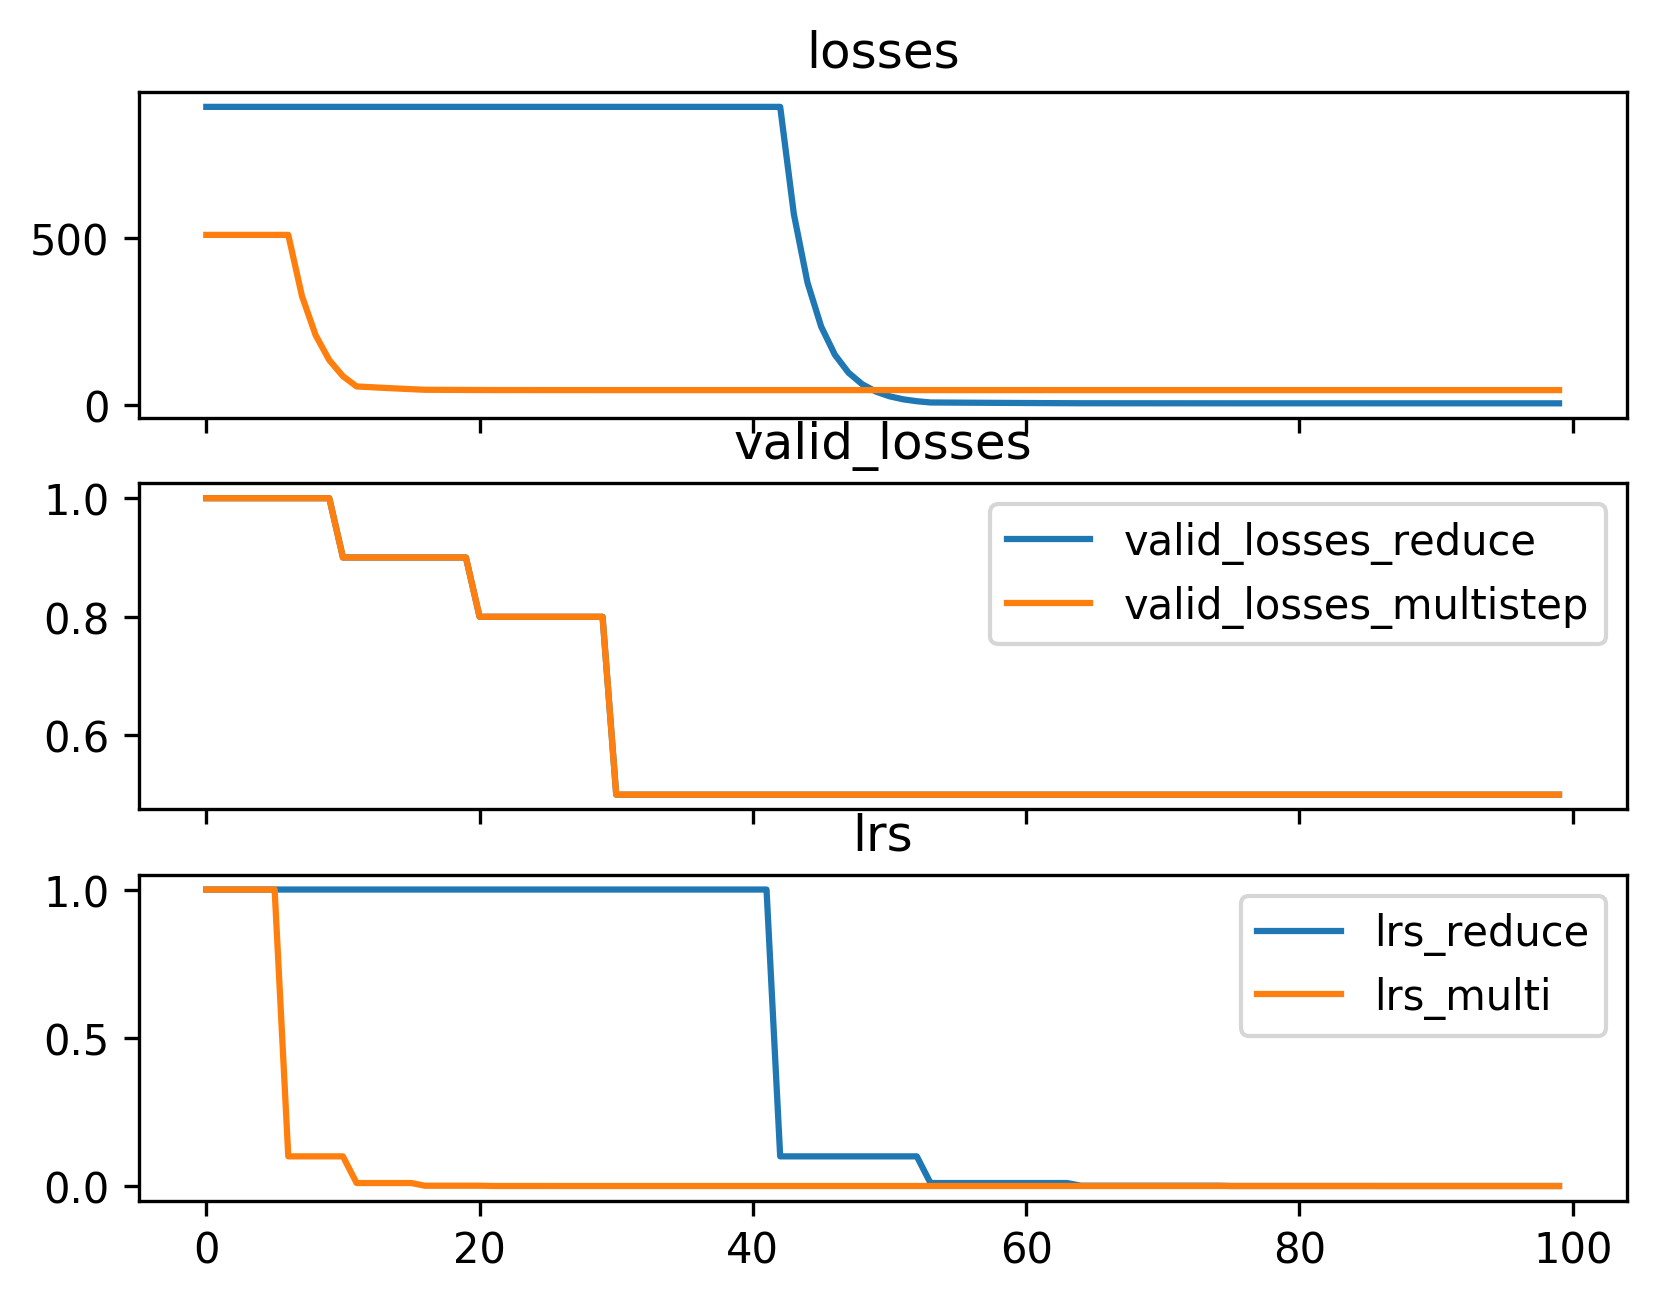

This figure's Python source:
import torch
from torch import optim
import matplotlib.pyplot as plt


def get_multistep():
    x = torch.Tensor(1).uniform_() * 100.
    x.requires_grad = True

    optimizer = optim.SGD([x], lr=1.0)
    milestones = list(range(5, 100, 5))
    scheduler = optim.lr_scheduler.MultiStepLR(optimizer, milestones)
    return x, optimizer, scheduler


def get_reduce():
    x = torch.Tensor(1).uniform_() * 100.
    x.requires_grad = True

    optimizer = optim.SGD([x], lr=1.0)
    scheduler = optim.lr_scheduler.ReduceLROnPlateau(optimizer)
    return x, optimizer, scheduler


def test(func):
    n_epochs = 100
    x, opt, sched = func()

    lrs = []
    losses = []
    valid_losses = []
    for epoch in range(n_epochs):
        opt.zero_grad()
        loss = x ** 2
        loss.backward()
        opt.step()
        if epoch < 10:
            fake_valid_loss = 1.
        elif epoch < 20:
            fake_valid_loss = 0.9
        elif epoch < 30:
            fake_valid_loss = 0.8
        else:
            fake_valid_loss = 0.5
        losses.append(loss)
        valid_losses.append(fake_valid_loss)

        lr = float('Inf')
        for gi, param_group in enumerate(opt.param_groups):
            if 'lr' in param_group:
                lr = param_group['lr']

        lrs.append(lr)

        # step on the validation loss only
        if isinstance(sched, optim.lr_scheduler.ReduceLROnPlateau):
            sched.step(fake_valid_loss, epoch=epoch)
        else:
            sched.step(epoch=epoch)

    return lrs, losses, valid_losses


def main():
    fig, axes = plt.subplots(nrows=3, sharex=True)

    lrs_reduce, losses_reduce, valid_losses_reduce = test(get_reduce)
    lrs_multi, losses_multi, valid_losses_multi = test(get_multistep)

    ax = axes[0]
    ax.set_title('losses')
    ax.plot(losses_reduce, label='losses_reduce')
    ax.plot(losses_multi, label='losses_multistep')

    ax = axes[1]
    ax.set_title('valid_losses')
    ax.plot(valid_losses_reduce, label='valid_losses_reduce')
    ax.plot(valid_losses_multi, label='valid_losses_multistep')
    ax.legend()

    ax = axes[2]
    ax.set_title('lrs')
    ax.plot(lrs_reduce, label='lrs_reduce')
    ax.plot(lrs_multi, label='lrs_multi')
    ax.legend()

    fig.savefig('check_scheduler.png', dpi=300, bbox_inches='tight')
    plt.close(fig)


if __name__ == '__main__':
    main()
